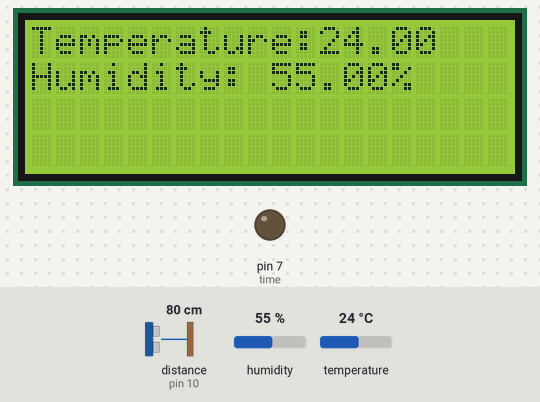
Bench run of a sketch on a simulated Arduino Uno, built with avr-gcc and run on an emulated ATmega328P. Shown: 20×4 character LCD, output pins drawn as LEDs (lit = HIGH). Wiring (inferred from the names in the program): ultrasonic range finder: trigger pin 9; echo pin 10. The test bench sets the inputs (shaded band); at power-on: distance to the obstacle (sensor on pin 10) 80 cm, humidity 55 %, temperature 24 °C. The echo pulse lasts 58.3 µs per cm; pins used as bus, display or sensor lines are not drawn.

Above: at 1.2 s.
1.3 s: distance to the obstacle (sensor on pin 10) set to 65 cm
At 6.0 s:
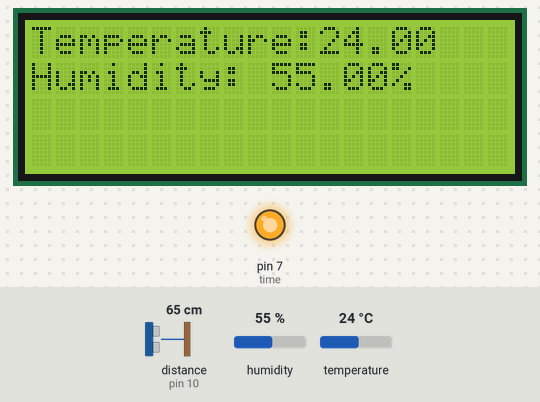
7.3 s: humidity set to 22 %
At 11.3 s:
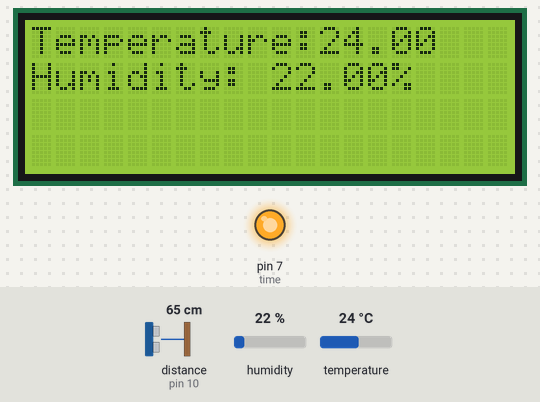
13.3 s: temperature set to 12 °C
At 16.6 s:
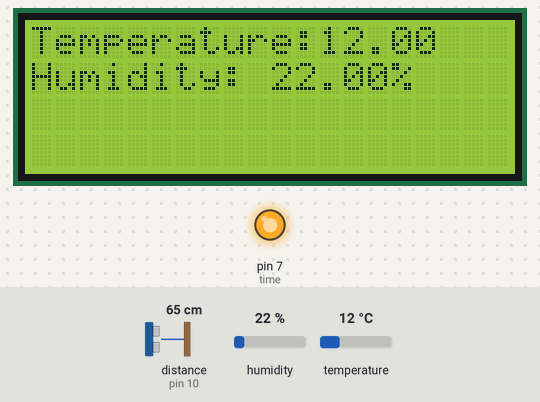
19.3 s: humidity set to 40 %
At 20.7 s:
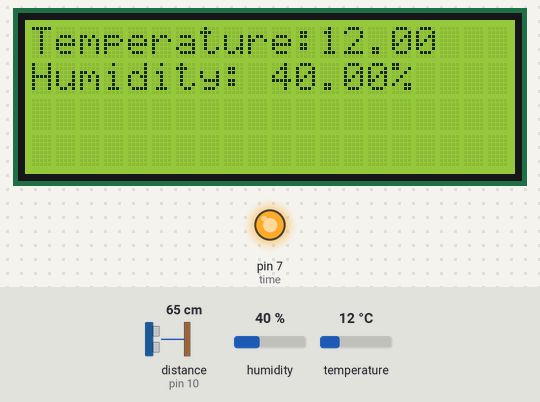
25.3 s: temperature set to 19 °C
Timing chart, 0 to 28.3 s (numbered marks = the images above; inputs shaded):
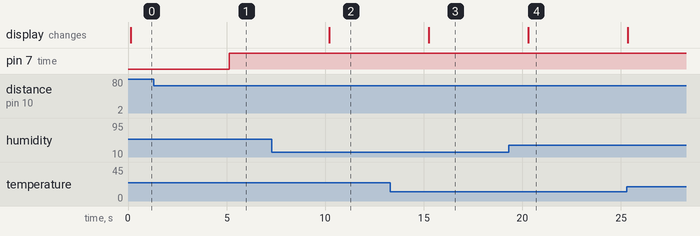

Measured:
- the behaviour switches between 71 and 70 cm on distance to the obstacle (sensor on pin 10) (found by bisection; images 0 and 1)
- after the input at 1.3 s, pin 7 (time): LOW → HIGH after 3.8 s
- after the input at 7.3 s, the display: changes after 2.9 s (image 2)
- after the input at 13.3 s, the display: changes after 2.0 s (image 3)
- after the input at 19.3 s, the display: changes after 0.99 s (image 4)

The sketch:

SmartMirror.ino
```cpp
#include "DHT.h"
#include "LiquidCrystal_I2C.h"
LiquidCrystal_I2C lcd(0x27, 20, 4);
#define DHTPIN 2

const int trigPin = 9;
const int echoPin = 10;

#define time 7

float duration, distance;

#define DHTTYPE DHT11

DHT dht(DHTPIN, DHTTYPE);

void setup() {

  dht.begin();

  pinMode(trigPin, OUTPUT);
	pinMode(echoPin, INPUT);
  pinMode(time, OUTPUT);
  digitalWrite(time, LOW);
  lcd.init();
  lcd.backlight();
  lcd.setCursor(0, 0);
  lcd.print("Temperature: ");
  lcd.setCursor(0, 1);
  lcd.print("Humidity: ");
}

void loop() {

  digitalWrite(trigPin, LOW);
	delayMicroseconds(2);
	digitalWrite(trigPin, HIGH);
	delayMicroseconds(10);
	digitalWrite(trigPin, LOW);
  duration = pulseIn(echoPin, HIGH);
  distance = (duration*.0343)/2;

  if(distance < 70)
    {
      digitalWrite(time, HIGH);
    }
     else digitalWrite(time, LOW);

  float h = dht.readHumidity();

  float t = dht.readTemperature();

  float f = dht.readTemperature(true);

  if (isnan(h) || isnan(t) || isnan(f)) {
    Serial.println(F("Failed to read from DHT sensor!"));
    return;
  }

  float hif = dht.computeHeatIndex(f, h);

  float hic = dht.computeHeatIndex(t, h, false);

  lcd.setCursor(12, 0);
  lcd.print(t);
  lcd.setCursor(10, 1);
  lcd.print(h);
  lcd.setCursor(15, 1);
  lcd.print('%');
  delay(5000);
}
```
